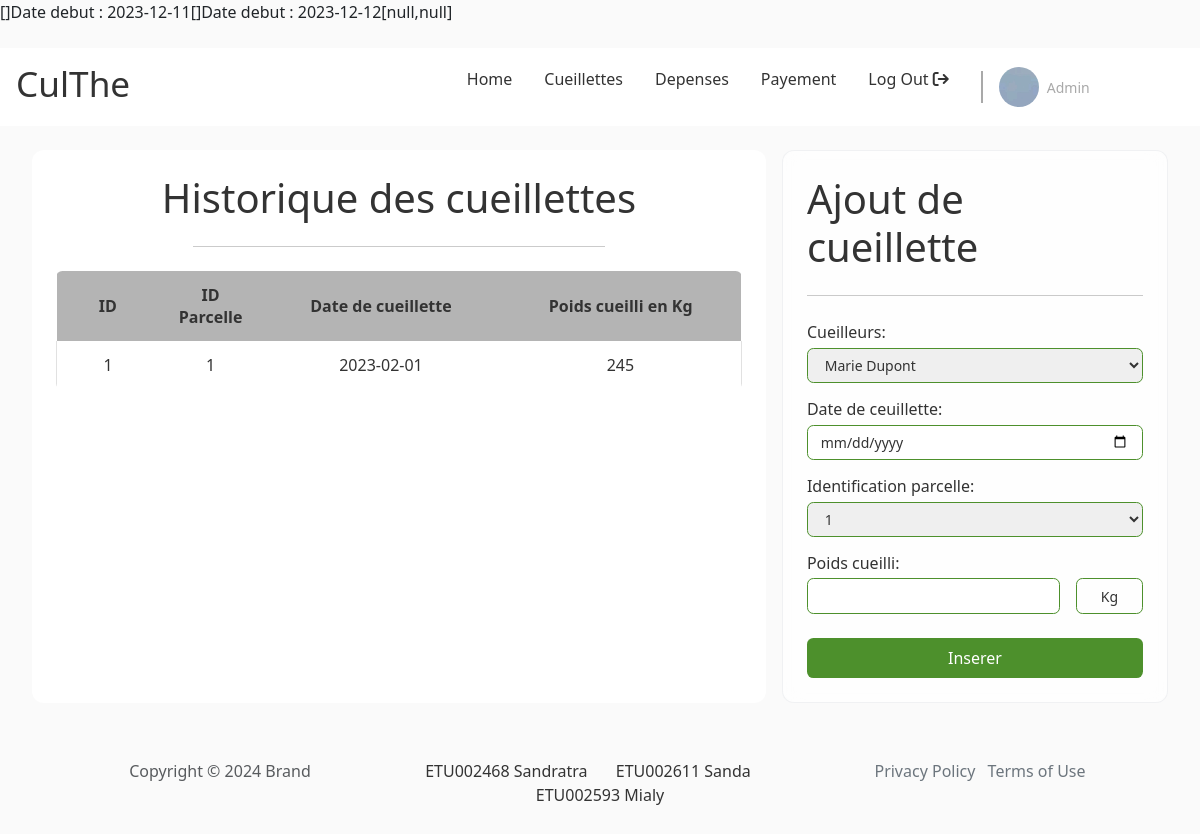
Screenshot of /pages/client/main.php?page=cueillettes with the database file from the repository.
### tables this page shows
CREATE TABLE culthe_cueillette(
    id INT PRIMARY KEY AUTO_INCREMENT,
    id_cueilleur INT NOT NULL, 
    id_parcelle INT NOT NULL, 
    date_cueillette DATE NOT NULL, 
    poids_cueilli DECIMAL NOT NULL, 
    FOREIGN KEY(id_cueilleur) REFERENCES culthe_cueilleur(id),
    FOREIGN KEY(id_parcelle) REFERENCES culthe_parcelle(id)
);

### inc/connexion.php (called while the page is built)
<?php
    function dbconnect(){
        static $connect = null;
        if ($connect===null) {
            $connect = mysqli_connect('localhost','root','','culthe');
        }
        return $connect;
    }

### inc/user/function_user.php (called while the page is built, shortened)
<?php
    function get_all_cueillette(){
        $request = "SELECT * FROM culthe_cueillette";
        $temp = mysqli_query(dbconnect(),$request);
        $result = array();
        while($donne = mysqli_fetch_array($temp)){
            $result[] = $donne;
        }
        return $result;
    }
?>

### inc/admin/function_parcelle.php (called while the page is built, shortened)
<?php
    function get_all_info_parcelle(){
        $request = "SELECT * FROM v_culthe_info_parcelle";
        $temp = mysqli_query(dbconnect(),$request);
        $result = array();
        while($donne = mysqli_fetch_array($temp)){
            $result[] = $donne;
        }
        return $result;
    }
?>

### pages/client/cueillettes.php (the view, shortened to what this page needs)
<?php
    $cueillettes = get_all_cueillette();
    $parcelles = get_all_info_parcelle();
    $cueilleurs = get_all_info_cueilleur();
?>
<div class="body double-col">
        <section class="left">
            <h1 class="section__title">Historique des cueillettes</h1>
            <hr class="section__sep">
            <div class="section__content">
                <table>
                    <tr>
                        <th class="id number">ID</th>
                        <th class="id number">ID Parcelle</th>
                        <th class="date">Date de cueillette</th>
                        <th class="number">Poids cueilli en Kg</th>
                    </tr>
                    <?php foreach( $cueillettes as &$value ) { ?>
                    <tr>
                        <td class="id number"><?php echo $value['id']; ?></td>
                        <td class="id number"><?php echo$value['id_parcelle']; ?></td>
                        <td class="name"><?php echo $value['date_cueillette'] ?></td>
                        <td class="name"><?php echo $value['poids_cueilli']; ?></td>
                    </tr>
                    <?php } ?>
                </table>
            </div>
        </section>
        <section class="right">
            <form action="../../handler/client/cueillette_handler.php" method="post" id="form" class="form">
                <h1 class="form__title">Ajout de cueillette</h1>
                <hr class="form__sep">
                <div class="form__content">
                     <div class="form__input vertical">
                        <label for="field" class="form__label">Cueilleurs:</label>
                        <select name="cueilleur" id="cueilleur" class="form__input-field">
                            <?php foreach( $cueilleurs as &$value ) { ?>
                                <option value="<?php echo $value['id']; ?>"><?php echo $value['nom']; ?></option>
                            <?php } ?>
                        </select>
                    </div>
                    <div class="form__input vertical">
                        <label for="date_harvest" class="form__label">Date de ceuillette:</label>
                        <input type="date" name="date_cueillete" id="date_cueillete" class="form__input-field" />
                    </div>
                    <div class="form__input vertical">
                        <label for="field" class="form__label">Identification parcelle:</label>
                        <select name="parcelle" id="parcelle" class="form__input-field">
                            <?php foreach( $parcelles as &$value ) { ?>
                                <option value="<?php echo $value['id_parcelle']; ?>"><?php echo $value['numero_parcelle']; ?></option>
                            <?php } ?>
                        </select>
                    </div>
                    <div class="form__input vertical">
                        <label for="weight_harvest" class="form__label">Poids cueilli:</label>
                        <div>
                            <input type="number" name="poids" id="poids" class="form__input-field" />
                            <span class="form__input-field unit">Kg</span>
                        </div>
                    </div>
                </div>
                <input type="submit" value="Inserer" class="form__submit btn" id="form__submit btn" />
            </form>
        </section>
    </div>

### assets/css/index.css (style rules this page uses)
:root { --primary: white; --secondary: lightgray; --accent: #4d902c; --text--main: #333333; --text--muted: darkgray; --text--100: .875rem; --text--300: 1rem; --text--500: 2.2rem; --border--soft: .4rem; --bg: rgb(250,250, 250); font-size: 1em; box-sizing: border-box; }
*, *::before, *::after { box-sizing: inherit; margin: 0; padding: 0; color: var(--text--main); text-decoration: none; }
html { color: var(--text--main); font-family: system-ui, -apple-system, BlinkMacSystemFont, 'Segoe UI', Roboto, Oxygen, Ubuntu, Cantarell, 'Open Sans', 'Helvetica Neue', sans-serif; }
body { min-height: 100vh; }
body>*+* { margin-top: 1.5rem; }
.btn { padding: .5rem 1rem; border: none; border-radius: var(--border--soft); background-color: var(--accent); }

### assets/css/form.css (style rules this page uses)
.form { padding: 1.5rem; border-radius: var(--border--soft); backdrop-filter: blur(10px) saturate(180%); -webkit-backdrop-filter: blur(10px) saturate(180%); background-color: rgba(255, 255, 255, 0.7); border-radius: 12px; border: 1px solid rgba(209, 213, 219, 0.3); }
.form>*+* { margin-top: 1.5rem; }
.form__title { margin: 0; }
.form__content>*+* { margin-top: .875rem; }
.form__input.vertical { display: flex; flex-direction: column; gap: .2rem; width: 100%; }
.form__input > div { display: flex; align-items: center; gap: 1rem; width: 100%; }
.form__input > div > * { flex-grow: 1; }
.form__input > div > .unit { flex-grow: 0; flex-basis: 20%; text-align: center; }
.form__input-field { padding: .4rem .8rem; border: 1px solid var(--accent); border-radius: var(--border--soft); font-size: var(--text--100); }
.form__submit { display: block; width: 100%; color: white; }

### assets/css/home.css (style rules this page uses)
body { background-color: var(--bg); }

### assets/css/layout.css (style rules this page uses)
.body { margin-left: 2rem; margin-right: 2rem; }
.double-col { display: flex; gap: 1rem; }
.double-col>*>*+* { margin-top: 1.5rem; }
.double-col .left { flex-basis: 65%; }
.double-col .right { flex-grow: 1; }
.left { padding: 1.5rem; border-radius: 12px; background-color: white; }
.left .section__title { text-align: center; }
.left .section__sep { width: 60%; margin-left: auto; margin-right: auto; }
.left table { overflow: hidden; border-spacing: 0; width: 100%; margin: auto auto; border-radius: var(--border--soft); border-bottom: 1px solid rgb(225, 225, 225); }
.left th, .left td { padding: .8rem 1rem; text-align: center; }
.left th { background-color: rgb(180, 180, 180); }
.left td:first-child { border-left: 1px solid rgb(225, 225, 225); }
.left td:last-child { border-right: 1px solid rgb(225, 225, 225); }
.left tr:last-child td, .left tr:not(:first-child) td { border-bottom: 1px solid rgb(225, 225, 225); }
.left .id { width: 15%; text-align: center; }
.left .name, .left .date { text-align: center; }

### rows the page displays
culthe_cueillette: id "1", id_parcelle "1", date_cueillette "2023-02-01", poids_cueilli "245"

### other values shown
$date_debut "2023-12-11"
$date_debut "2023-12-12"
json_encode($list) "[null,null]"
form field cueilleur "Marie Dupont"
form field parcelle "1"
